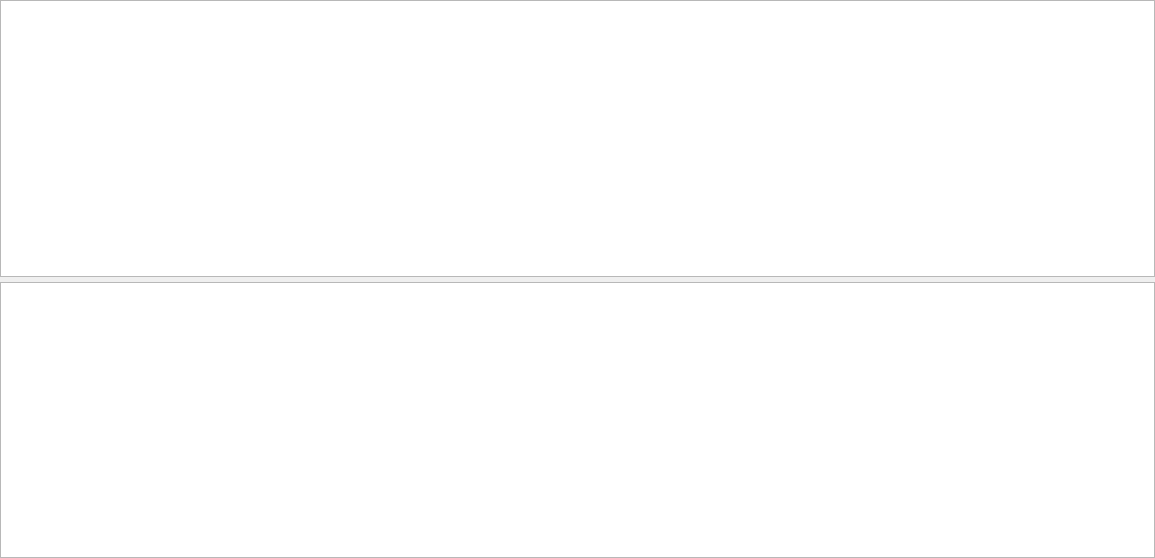
<?xml version="1.0" encoding="UTF-8"?>
<ui version="4.0">
 <class>CProcessesWidget</class>
 <widget class="QWidget" name="CProcessesWidget">
  <property name="geometry">
   <rect>
    <x>0</x>
    <y>0</y>
    <width>1155</width>
    <height>558</height>
   </rect>
  </property>
  <property name="windowTitle">
   <string>Form</string>
  </property>
  <layout class="QVBoxLayout" name="verticalLayout">
   <property name="spacing">
    <number>5</number>
   </property>
   <property name="leftMargin">
    <number>0</number>
   </property>
   <property name="topMargin">
    <number>0</number>
   </property>
   <property name="rightMargin">
    <number>0</number>
   </property>
   <property name="bottomMargin">
    <number>0</number>
   </property>
   <item>
    <widget class="QTreeView" name="treeWProcesses"/>
   </item>
   <item>
    <widget class="QTreeView" name="treeWDlls"/>
   </item>
  </layout>
 </widget>
 <resources/>
 <connections/>
</ui>
